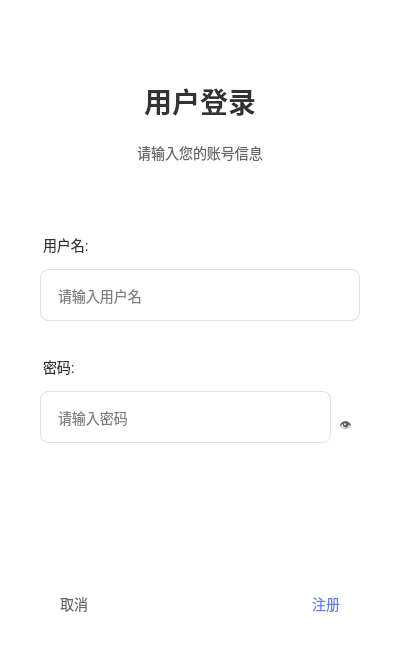
<?xml version="1.0" encoding="UTF-8"?>
<ui version="4.0">
 <class>LoginDialog</class>
 <widget class="QDialog" name="LoginDialog">
  <property name="geometry">
   <rect>
    <x>0</x>
    <y>0</y>
    <width>400</width>
    <height>500</height>
   </rect>
  </property>
  <property name="windowTitle">
   <string>用户登录</string>
  </property>
  <property name="styleSheet">
   <string notr="true">QDialog {
    background: white;
}

QLabel#titleLabel {
    font-size: 28px;
    font-weight: bold;
    color: #333333;
    margin: 20px 0 10px 0;
}

QLabel#subtitleLabel {
    font-size: 14px;
    color: #666666;
    margin: 0 0 30px 0;
}

QLabel {
    color: #333333;
    font-size: 14px;
    font-weight: normal;
    margin: 0 0 5px 0;
}

QLineEdit {
    padding: 15px;
    border: 1px solid #e0e0e0;
    border-radius: 8px;
    font-size: 14px;
    background: white;
    margin: 0 0 20px 0;
    min-height: 20px;
}

QLineEdit:focus {
    border-color: #667eea;
    outline: none;
}

QPushButton#loginButton {
    background: qlineargradient(x1:0, y1:0, x2:1, y2:0,
        stop:0 #667eea, stop:1 #764ba2);
    color: white;
    border: none;
    border-radius: 8px;
    padding: 15px;
    font-size: 16px;
    font-weight: bold;
    margin: 10px 0;
    min-height: 20px;
}

QPushButton#loginButton:hover {
    background: qlineargradient(x1:0, y1:0, x2:1, y2:0,
        stop:0 #5a67d8, stop:1 #6b46c1);
}

QPushButton#loginButton:pressed {
    background: qlineargradient(x1:0, y1:0, x2:1, y2:0,
        stop:0 #4c51bf, stop:1 #553c9a);
}

QPushButton#resetButton {
    background: transparent;
    color: #666666;
    border: none;
    padding: 10px 15px;
    font-size: 14px;
    margin: 5px;
}

QPushButton#resetButton:hover {
    color: #333333;
    text-decoration: underline;
}

QPushButton#registerButton {
    background: transparent;
    color: #667eea;
    border: none;
    padding: 10px 15px;
    font-size: 14px;
    margin: 5px;
}

QPushButton#registerButton:hover {
    color: #5a67d8;
    text-decoration: underline;
}

QPushButton#togglePasswordButton {
    background: transparent;
    border: none;
    color: #666666;
    margin: 0;
    padding: 8px;
}

QPushButton#togglePasswordButton:hover {
    background: #f5f5f5;
    border-radius: 4px;
}</string>
  </property>
  <layout class="QVBoxLayout" name="verticalLayout">
   <property name="spacing">
    <number>0</number>
   </property>
   <property name="leftMargin">
    <number>40</number>
   </property>
   <property name="topMargin">
    <number>60</number>
   </property>
   <property name="rightMargin">
    <number>40</number>
   </property>
   <property name="bottomMargin">
    <number>40</number>
   </property>
   <item>
    <layout class="QVBoxLayout" name="headerLayout">
     <property name="spacing">
      <number>10</number>
     </property>
     <item>
      <widget class="QLabel" name="titleLabel">
       <property name="text">
        <string>用户登录</string>
       </property>
       <property name="alignment">
        <set>Qt::AlignCenter</set>
       </property>
      </widget>
     </item>
     <item>
      <widget class="QLabel" name="subtitleLabel">
       <property name="text">
        <string>请输入您的账号信息</string>
       </property>
       <property name="alignment">
        <set>Qt::AlignCenter</set>
       </property>
      </widget>
     </item>
    </layout>
   </item>
   <item>
    <spacer name="headerSpacer">
     <property name="orientation">
      <enum>Qt::Vertical</enum>
     </property>
     <property name="sizeType">
      <enum>QSizePolicy::Fixed</enum>
     </property>
     <property name="sizeHint" stdset="0">
      <size>
       <width>20</width>
       <height>40</height>
      </size>
     </property>
    </spacer>
   </item>
   <item>
    <layout class="QVBoxLayout" name="formLayout">
     <property name="spacing">
      <number>15</number>
     </property>
     <item>
      <layout class="QVBoxLayout" name="usernameLayout">
       <property name="spacing">
        <number>8</number>
       </property>
       <item>
        <widget class="QLabel" name="usernameLabel">
         <property name="text">
          <string>用户名:</string>
         </property>
        </widget>
       </item>
       <item>
        <widget class="QLineEdit" name="usernameEdit">
         <property name="placeholderText">
          <string>请输入用户名</string>
         </property>
        </widget>
       </item>
      </layout>
     </item>
     <item>
      <layout class="QVBoxLayout" name="passwordLayout">
       <property name="spacing">
        <number>8</number>
       </property>
       <item>
        <widget class="QLabel" name="passwordLabel">
         <property name="text">
          <string>密码:</string>
         </property>
        </widget>
       </item>
       <item>
        <layout class="QHBoxLayout" name="passwordInputLayout">
         <property name="spacing">
          <number>0</number>
         </property>
         <item>
          <widget class="QLineEdit" name="passwordEdit">
           <property name="echoMode">
            <enum>QLineEdit::Password</enum>
           </property>
           <property name="placeholderText">
            <string>请输入密码</string>
           </property>
          </widget>
         </item>
         <item>
          <widget class="QPushButton" name="togglePasswordButton">
           <property name="maximumSize">
            <size>
             <width>35</width>
             <height>35</height>
            </size>
           </property>
           <property name="text">
            <string>👁</string>
           </property>
           <property name="checkable">
            <bool>true</bool>
           </property>
          </widget>
         </item>
        </layout>
       </item>
      </layout>
     </item>
    </layout>
   </item>
   <item>
    <spacer name="formSpacer">
     <property name="orientation">
      <enum>Qt::Vertical</enum>
     </property>
     <property name="sizeType">
      <enum>QSizePolicy::Fixed</enum>
     </property>
     <property name="sizeHint" stdset="0">
      <size>
       <width>20</width>
       <height>30</height>
      </size>
     </property>
    </spacer>
   </item>
   <item>
    <layout class="QVBoxLayout" name="buttonLayout">
     <property name="spacing">
      <number>15</number>
     </property>
     <item>
      <widget class="QPushButton" name="loginButton">
       <property name="text">
        <string>登录</string>
       </property>
      </widget>
     </item>
     <item>
      <layout class="QHBoxLayout" name="secondaryButtonLayout">
       <item>
        <widget class="QPushButton" name="resetButton">
         <property name="text">
          <string>取消</string>
         </property>
        </widget>
       </item>
       <item>
        <spacer name="buttonSpacer">
         <property name="orientation">
          <enum>Qt::Horizontal</enum>
         </property>
         <property name="sizeHint" stdset="0">
          <size>
           <width>40</width>
           <height>20</height>
          </size>
         </property>
        </spacer>
       </item>
       <item>
        <widget class="QPushButton" name="registerButton">
         <property name="text">
          <string>注册</string>
         </property>
        </widget>
       </item>
      </layout>
     </item>
    </layout>
   </item>
   <item>
    <spacer name="bottomSpacer">
     <property name="orientation">
      <enum>Qt::Vertical</enum>
     </property>
     <property name="sizeHint" stdset="0">
      <size>
       <width>20</width>
       <height>40</height>
      </size>
     </property>
    </spacer>
   </item>
  </layout>
 </widget>
 <resources/>
 <connections/>
</ui>
